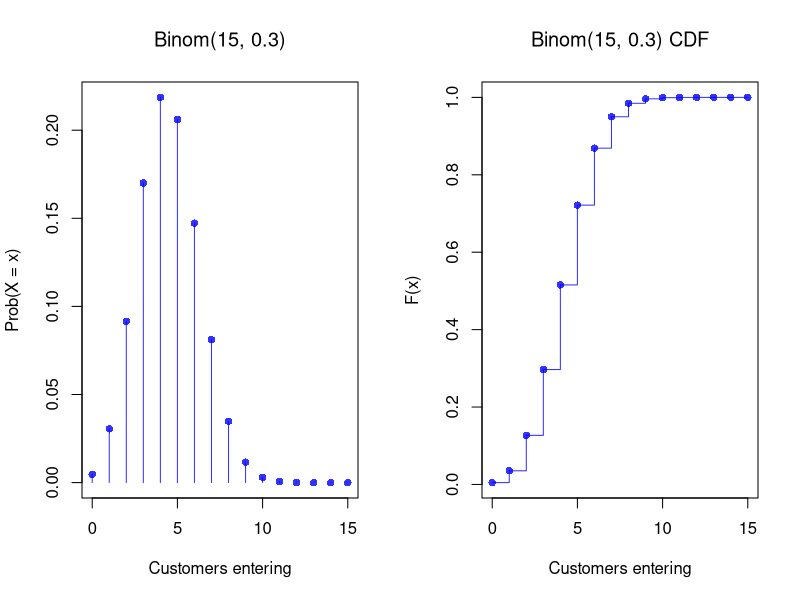
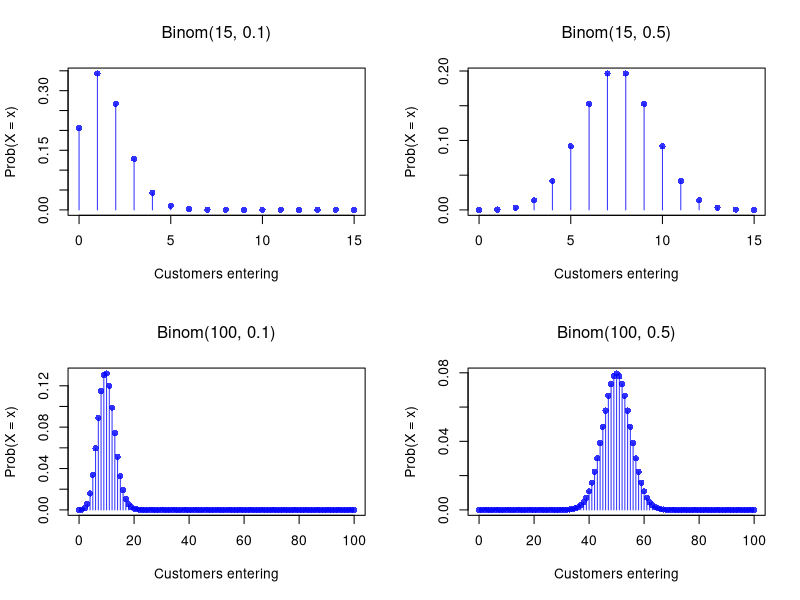
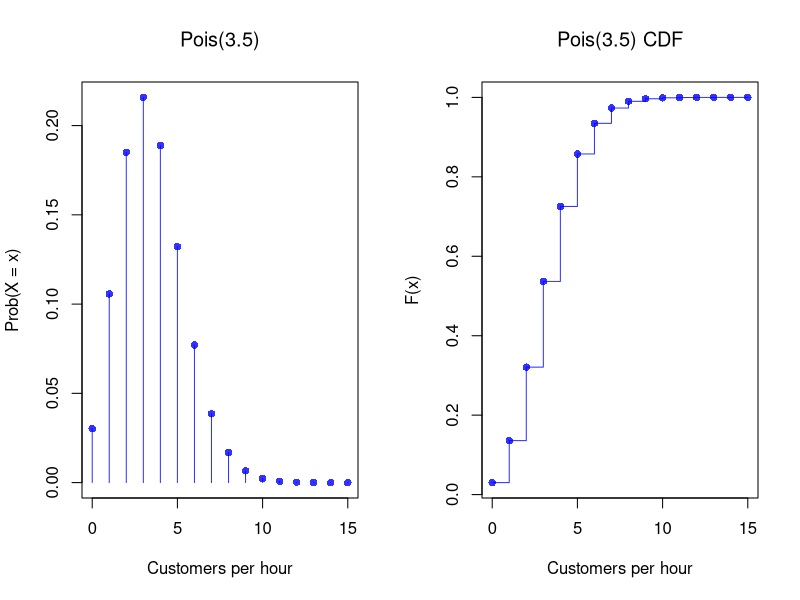
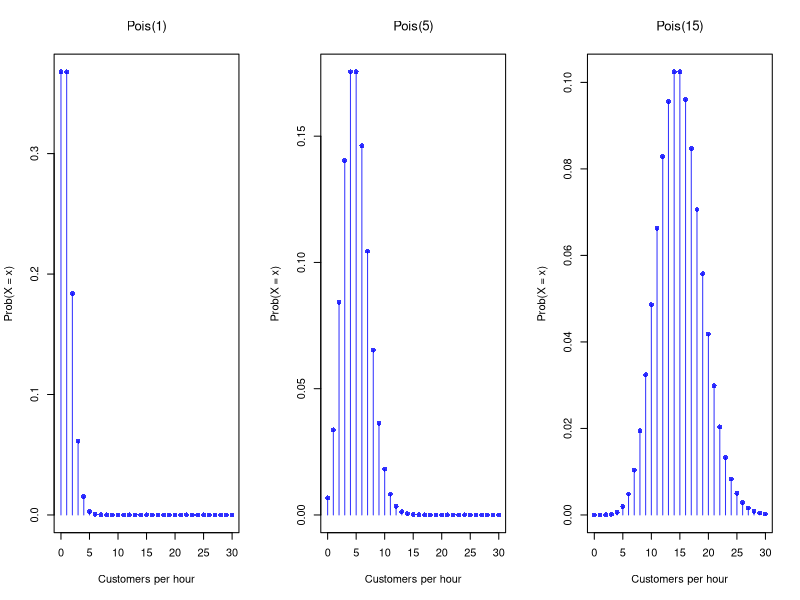
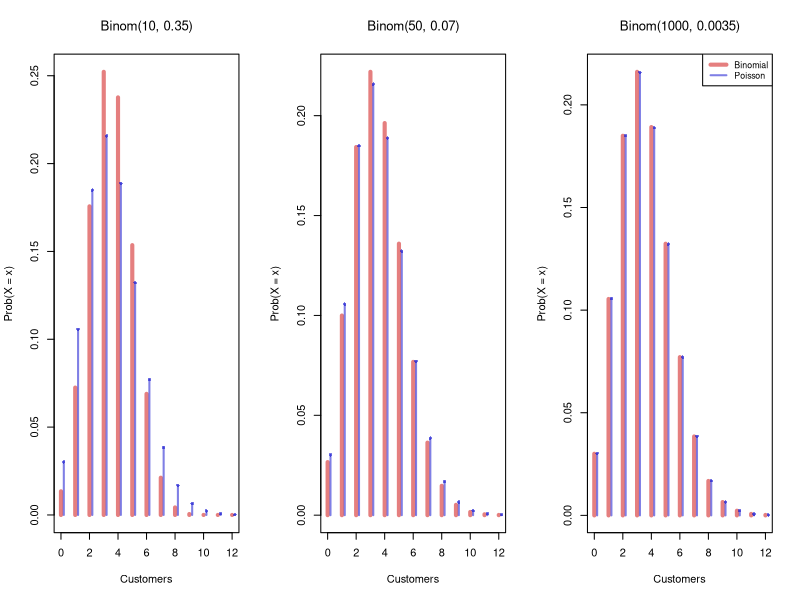
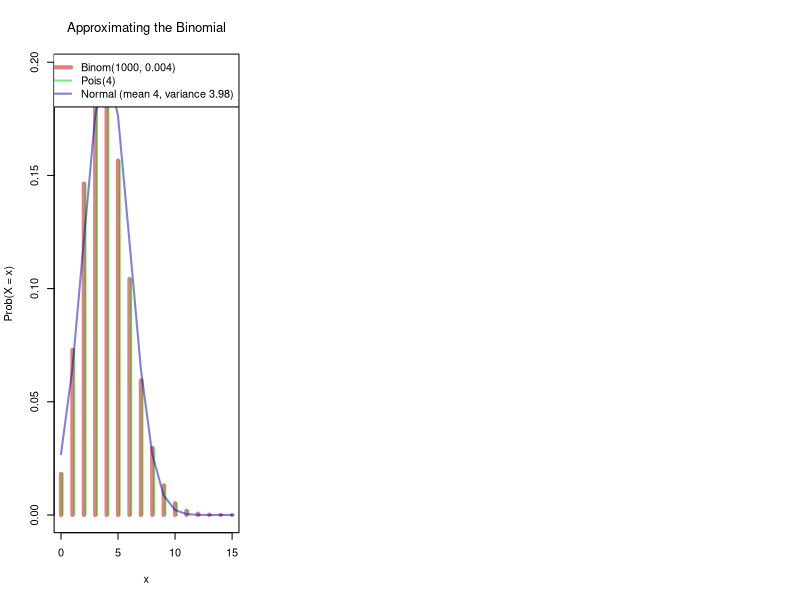
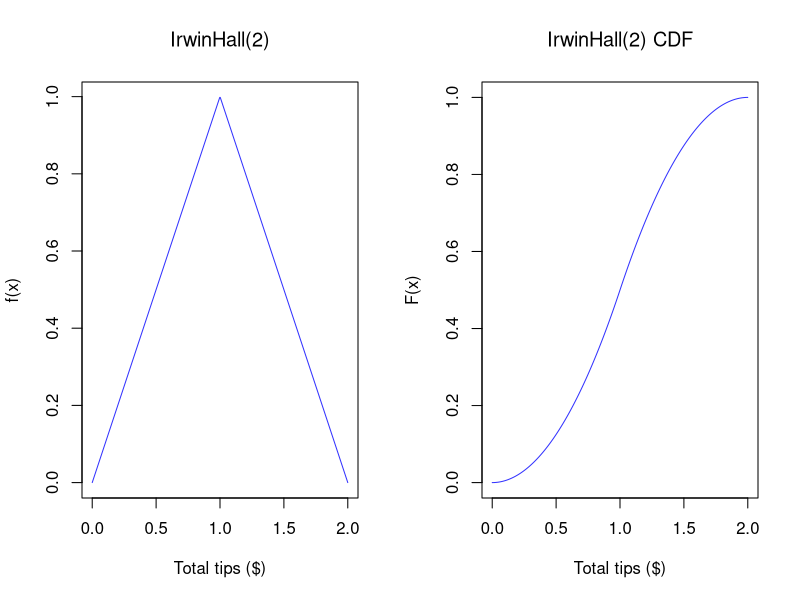
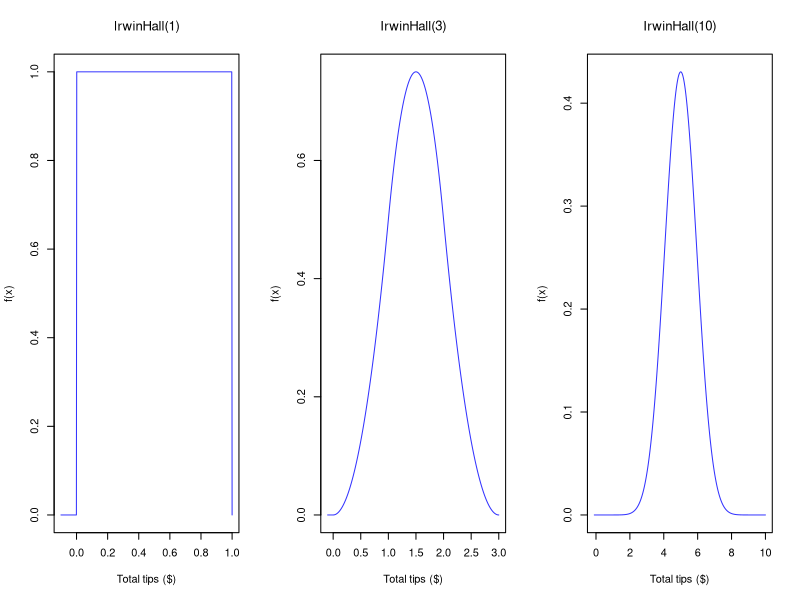

These figures' R source, in order:
## ---- chunk 1
# Hidden seed so every render draws the same random numbers
set.seed(1)
## ---- chunk 2
#| fig-width: 8
#| fig-height: 4
## Store: 15 passers-by, 30% chance each enters
n <- 15
theta <- 0.3

# PMF and CDF side by side
par(mfrow=c(1, 2))

# PMF plot
x <- seq(0, n)
f_x <- dbinom(x, n, theta)
plot(x, f_x, type = 'h', col = rgb(0, 0, 1, .8),
    main=NA, xlab = 'Customers entering', ylab = 'Prob(X = x)')
title(bquote(paste('Binom(', .(n), ', ', .(theta), ')')), font.main=1)
points(x, f_x, pch = 16, col = rgb(0, 0, 1, .8))

## Theoretical CDF
F_x <- pbinom(x, n, theta)
plot(x, F_x, type='s', col=rgb(0, 0, 1, .8),
    xlab = 'Customers entering', ylab = 'F(x)', main=NA)
points(x, F_x, pch=16, col=rgb(0, 0, 1, .8))
title(bquote(paste('Binom(', .(n), ', ', .(theta), ') CDF')), font.main=1)
## ---- chunk 3
# Individual terms
x <- c(0, 1, 2)
px <- dbinom(x, size=20, prob=0.05)
round(px, 3)

# CDF: Prob(X <= 2)
pbinom(2, size=20, prob=0.05)
## ---- chunk 4
n <- 8
theta <- 0.3
x_sim <- rbinom(1000, n, theta)
## ---- chunk 5
# Compare empirical simulation vs theoretical
n <- 2
theta <- 3/4
x_sim <-  rbinom(1000, size=n, prob=theta)

# Mean
c(empirical = mean(x_sim), theoretical = n*theta)

# Variance
c(empirical  = var(x_sim),  theoretical  = n*theta*(1-theta))
## ---- chunk 6
#| fig-width: 8
#| fig-height: 6
# Shape varies with both n and theta
# Columns vary the success probability theta, rows vary the number of trials n
par(mfrow=c(2, 2))
for(n in c(15, 100)) {
    for(theta in c(0.1, 0.5)) {
        x <- seq(0, n)
        f_x <- dbinom(x, n, theta)
        plot(x, f_x, type='h', col=rgb(0, 0, 1, .8),
            xlab='Customers entering', ylab='Prob(X = x)', main=NA)
        points(x, f_x, pch=16, col=rgb(0, 0, 1, .8))
        title(bquote(paste('Binom(', .(n), ', ', .(theta), ')')), font.main=1)
    }
}
## ---- chunk 7
#| fig-width: 8
#| fig-height: 4
## Store: lambda = 3.5 customers per hour
lambda <- 3.5

# PMF and CDF side by side
par(mfrow=c(1, 2))

# PMF plot
x <- seq(0, 15)
f_x <- dpois(x, lambda)
plot(x, f_x, type='h', col=rgb(0, 0, 1, .8),
     xlab = 'Customers per hour', ylab = 'Prob(X = x)', main=NA)
points(x, f_x, pch = 16, col = rgb(0, 0, 1, .8))
title(bquote(paste('Pois(', .(lambda), ')')), font.main=1)

# CDF plot
F_x <- ppois(x, lambda)
plot(x, F_x, type='s', col=rgb(0, 0, 1, .8),
    xlab = 'Customers per hour', ylab = 'F(x)', main=NA)
points(x, F_x, pch=16, col=rgb(0, 0, 1, .8))
title(bquote(paste('Pois(', .(lambda), ') CDF')), font.main=1)
## ---- chunk 8
# Compare empirical simulation vs theoretical
lambda <- 3.5
x_sim <- rpois(1e4, lambda)
c(emp_mean = mean(x_sim), th_mean = lambda)
c(emp_var  = var(x_sim),  th_var  = lambda)
## ---- chunk 9
# Prob(X > 7)
1 - ppois(7, lambda=4.5)

# Verify: sum the PMF from 0 to 7
sum(dpois(0:7, lambda=4.5))
## ---- chunk 10
# Shape varies with lambda
par(mfrow=c(1, 3))
for(lam in c(1, 5, 15)) {
    x <- seq(0, 30)
    f_x <- dpois(x, lam)
    plot(x, f_x, type='h', col=rgb(0, 0, 1, .8),
        xlab = 'Customers per hour', ylab = 'Prob(X = x)', main=NA)
    points(x, f_x, pch=16, col=rgb(0, 0, 1, .8))
    title(bquote(paste('Pois(', .(lam), ')')), font.main=1)
}
## ---- chunk 11
# Binomial approaches Poisson as n grows
lambda <- 3.5
x <- seq(0, 12)
f_pois <- dpois(x, lambda)

par(mfrow=c(1, 3))
for(n in c(10, 50, 1000)) {
    f_binom <- dbinom(x, size=n, prob=lambda/n)
    comp_cols <- c(rgb(.8, 0, 0, .5), rgb(0, 0, .8, .5))
    plot(x, f_binom, type='h', col=comp_cols[1], lwd=4,
        xlab='Customers', ylab='Prob(X = x)', main=NA)
    points(x + 0.2, f_pois, type='h', col=comp_cols[2], lwd=2)
    points(x + 0.2, f_pois, pch=16, col=comp_cols[2], cex=0.7)
    title(bquote(paste('Binom(', .(n), ', ', .(round(lambda/n, 4)), ')')), font.main=1)
}
legend('topright', c('Binomial', 'Poisson'),
    col=comp_cols, lwd=c(4, 2), cex=0.8)
## ---- chunk 12
# Binom(1000, 0.004) vs Pois(4) vs Normal with mean 4 and variance 3.98.
n <- 1000
theta <- 0.004
x <- seq(0, 15)
f_binom <- dbinom(x, size=n, prob=theta)
f_pois  <- dpois(x, lambda=n*theta)
f_norm  <- dnorm(x, mean=n*theta, sd=sqrt(n*theta*(1-theta)))

approx_cols <- c(rgb(.8, 0, 0, .5), rgb(0, .8, 0, .5), rgb(0, 0, .8, .5))
plot(x, f_binom, type='h', col=approx_cols[1], lwd=4,
    xlab='x', ylab='Prob(X = x)',
    main=NA)
title('Approximating the Binomial', font.main=1)
points(x + 0.15, f_pois, type='h', col=approx_cols[2], lwd=2)
lines(x, f_norm, col=approx_cols[3], lwd=2)
legend('topright',
    c('Binom(1000, 0.004)', 'Pois(4)', 'Normal (mean 4, variance 3.98)'),
    col=approx_cols, lwd=c(4, 2, 2))
## ---- chunk 13
#| fig-width: 8
#| fig-height: 4
## Tip jar: total tips from n customers, each Uniform(0, 1)
# Irwin-Hall PDF function
dirwinhall <- function(x, n) {
    f_x <- rep(NA, length(x))
    for(i in seq_along(x)) {
        xx <- x[i]
        if(xx < 0 | xx > n){
            f_x[i] <- 0
        } else {
            k <- seq(0, floor(xx))
            f_k <- sum((-1)^k*choose(n, k)*(xx-k)^(n-1))/factorial(n-1)
            f_x[i] <- f_k
        }
    }
    return(f_x)
}

# Irwin-Hall CDF function
pirwinhall <- function(x, n) {
    F_x <- rep(NA, length(x))
    for(i in seq_along(x)) {
        xx <- x[i]
        if(xx < 0){
            F_x[i] <- 0
        } else if(xx > n){
            F_x[i] <- 1
        } else {
            k <- seq(0, floor(xx))
            F_x[i] <- sum((-1)^k*choose(n, k)*(xx-k)^n)/factorial(n)
        }
    }
    return(F_x)
}

# Two customers
n <- 2
x <- seq(0, n, length.out = 500)

# PDF and CDF side by side
par(mfrow=c(1, 2))

# Compute and plot PDF
f_x <- dirwinhall(x, n)
plot(x, f_x, type='l', col=rgb(0, 0, 1, .8),
    main=NA, xlab = 'Total tips ($)', ylab = 'f(x)')
title(bquote(paste('IrwinHall(', .(n), ')')), font.main=1)

# Compute and plot CDF
F_x <- pirwinhall(x, n)
plot(x, F_x, type='l', col=rgb(0, 0, 1, .8),
    main=NA, xlab = 'Total tips ($)', ylab = 'F(x)')
title(bquote(paste('IrwinHall(', .(n), ') CDF')), font.main=1)
## ---- chunk 14
# Shape varies with n
par(mfrow=c(1, 3))
for(n in c(1, 3, 10)) {
    x <- seq(-0.1, n, length.out=500)
    f_x <- dirwinhall(x, n)
    plot(x, f_x, type='l', col=rgb(0, 0, 1, .8),
        xlab='Total tips ($)', ylab='f(x)', main=NA)
    title(bquote(paste('IrwinHall(', .(n), ')')), font.main=1)
}
## ---- chunk 15
#| fig-width: 8
#| fig-height: 4
## Daily purchase rate: Beta(2, 2)
x <- seq(0, 1, by=.01)

# PDF and CDF side by side
par(mfrow=c(1, 2))

# PDF
f_x <- dbeta(x, 2, 2)
plot(x, f_x, type='l', col=rgb(0, 0, 1, .8),
    xlab='Purchase rate', ylab='f(x)', main=NA)
title('Beta(2, 2)', font.main=1)

# CDF
F_x <- pbeta(x, 2, 2)
plot(x, F_x, type='l', col=rgb(0, 0, 1, .8),
    xlab='Purchase rate', ylab='F(x)', main=NA)
title('Beta(2, 2) CDF', font.main=1)

# Check against the formula 6x(1-x)
all.equal(f_x, 6*x*(1-x))
## ---- chunk 16
x4_hat <- rbeta(2000, 2, 2) # Simulated purchase rates
plot(ecdf(x4_hat), main=NA,
    xlab='Purchase rate') # Empirical

x <- seq(0, 1, by=.01) # Theoretical
Fx <- pbeta(x, 2, 2)
lines(x, Fx, col=rgb(0, 0, 1, .8))

# Middle Interval Example
F2 <- pbeta(0.2, 2, 2)
F8 <- pbeta(0.8, 2, 2)
F_2_8 <- F8 - F2
F_2_8

# Visualize
title('Purchase rate between 0.2 and 0.8', font.main=1)
segments(0.2, F2, -1, F2, col=rgb(1, 0, 0, .8))
segments(0.8, F8, -1, F8, col=rgb(1, 0, 0, .8))
## ---- chunk 17
#| fig-width: 8
#| fig-height: 6
# Shape varies with both shape parameters
# Columns vary alpha (shape1), rows vary beta (shape2)
par(mfrow=c(3, 3))
x <- seq(0, 1, by=.01)
for(shape2 in c(.5, 1, 2)) {
    for(shape1 in c(.5, 1, 2)) {
        f_x <- dbeta(x, shape1, shape2)
        plot(x, f_x, type='l', xlim=c(0, 1), ylim=c(0, 4), lwd=1, col=rgb(0, 0, 1, .8),
            xlab='Purchase rate', ylab='f(x)', main=NA)
        title(bquote(list(alpha == .(shape1), beta == .(shape2))), font.main=1)
    }
}
## ---- chunk 18
#| fig-width: 8
#| fig-height: 4
## Sales volatility: 5 days at store 1, 20 days at store 2
d1 <- 5
d2 <- 20
x <- seq(0, 6, by=.01)

# PDF and CDF side by side
par(mfrow=c(1, 2))

# PDF
f_x <- df(x, d1, d2)
plot(x, f_x, type='l', col=rgb(0, 0, 1, .8),
    xlab='Volatility ratio', ylab='f(x)', main=NA)
title(bquote(paste('F(', .(d1), ', ', .(d2), ')')), font.main=1)

# CDF
F_x <- pf(x, d1, d2)
plot(x, F_x, type='l', col=rgb(0, 0, 1, .8),
    xlab='Volatility ratio', ylab='F(x)', main=NA)
title(bquote(paste('F(', .(d1), ', ', .(d2), ') CDF')), font.main=1)
## ---- chunk 19
# Each draw divides the average squared forecast error at store 1 by that at store 2
x_sim <- vector(length=2000)
for(i in seq_along(x_sim)){
    z_sim <- rnorm(d1)
    w_sim <- rnorm(d2)
    x_sim[i] <- mean(z_sim^2)/mean(w_sim^2)
}
hist(x_sim, breaks=50, border=NA, main=NA, freq=FALSE,
    xlim=c(0, 6), xlab='Volatility ratio')
title(bquote(paste('F(', .(d1), ', ', .(d2), ')')), font.main=1)
lines(x, f_x, col=rgb(0, 0, 1, .8), lty=2)

# Prob(X > 2)
c(empirical = mean(x_sim > 2), theoretical = 1 - pf(2, d1, d2))

# 95th percentile
c(empirical = quantile(x_sim, probs=0.95, names=FALSE), theoretical = qf(0.95, d1, d2))
## ---- chunk 20
#| fig-width: 8
#| fig-height: 6
# Shape varies with both degrees of freedom
# Columns vary the numerator d1, rows vary the denominator d2
par(mfrow=c(2, 2))
x <- seq(0, 4, by=.01)
for(d_den in c(5, 50)) {
    for(d_num in c(5, 50)) {
        f_x <- df(x, d_num, d_den)
        plot(x, f_x, type='l', col=rgb(0, 0, 1, .8), ylim=c(0, 1.5),
            xlab='Volatility ratio', ylab='f(x)', main=NA)
        title(bquote(paste('F(', .(d_num), ', ', .(d_den), ')')), font.main=1)
    }
}
## ---- chunk 21
## Daily sales ($1000s): same sigma, different means
n1 <- 6
n2 <- 21

# Each draw divides the sample variance at store 1 by that at store 2
v_ratio_sim <- vector(length=2000)
for(i in seq_along(v_ratio_sim)){
    x1_sim <- rnorm(n1, mean=10, sd=2)
    x2_sim <- rnorm(n2, mean=15, sd=2)
    v_ratio_sim[i] <- var(x1_sim)/var(x2_sim)
}
hist(v_ratio_sim, breaks=50, border=NA, main=NA, freq=FALSE,
    xlim=c(0, 6), xlab='Ratio of sample variances')
title(bquote(paste('F(', .(n1-1), ', ', .(n2-1), ')')), font.main=1)

# Theoretical density
x <- seq(0, 6, by=.01)
f_x <- df(x, n1-1, n2-1)
lines(x, f_x, col=rgb(0, 0, 1, .8), lty=2)
## ---- chunk 22
# Simulation verification
set.seed(123)
x <- seq(1, 6)
rolls <- sample(x, 1e6, replace = TRUE)
A <- rolls > 2
B <- rolls %% 2 == 0
P_AcondB <- mean(A & B) / mean(B)
round(P_AcondB, 3)
## ---- chunk 23
# Simulation verification
set.seed(123)
rolls <- sample(seq(1, 6), 1e6, replace=TRUE)
A <- rolls > 2
B <- rolls %% 2 == 0
# Prob(B | A)
mean(B[A])
## ---- chunk 24
# Simulation verification
set.seed(42)
n <- 1e6
supplier <- sample(c('A', 'B'), n, replace=TRUE, prob=c(0.6, 0.4))
defect_rate <- ifelse(supplier == 'A', 0.03, 0.05)
defective <- runif(n) < defect_rate

# Prob(A | D)
mean(supplier[defective] == 'A')
